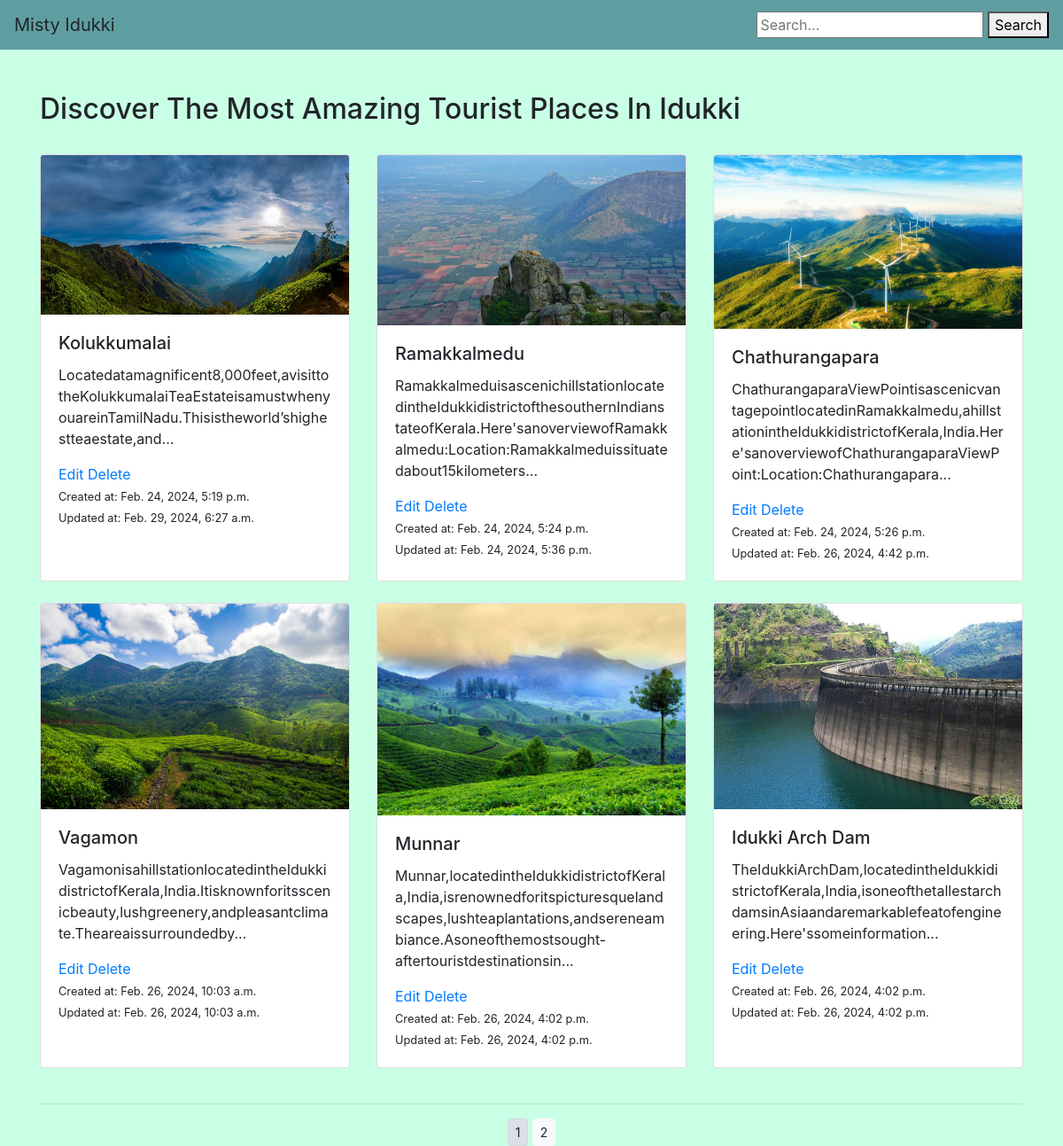
The page / on the database its author committed.
### blogapp/models.py (models this page shows, shortened)
class Product(models.Model):
    name = models.CharField(max_length=250,unique=True)
    desc = models.TextField(blank=True)
    img = models.ImageField(upload_to='gallery')
    created_at = models.DateTimeField(auto_now_add=True)
    updated_at = models.DateTimeField(auto_now=True)
    def short_description(self):
        words = self.desc.split()
        if len(words) > 50:
            return ''.join(words[:30]) + '...'
        else:
            return self.desc

### blogapp/views.py (the view)
# urls.py: path('', views.product_list, name='product_list'),
def product_list(request):
    products = Product.objects.all()
    paginator = Paginator(products, 6)
    try:
        page = int(request.GET.get('page', '1'))
    except:
        page = 1
    try:
        products = paginator.page(page)
    except (EmptyPage, InvalidPage):
        products = paginator.page(paginator.num_pages)
    return render(request, 'index.html', {'products': products})

### templates/index.html (shortened to what this page needs)
{% extends 'base.html' %}
{% block content %}
    <div class="container mt-5">
        <h2>Discover The Most Amazing Tourist Places In Idukki</h2> <br>
        <div class="row">
            {% for product in products %}
                <div class="col-md-4 mb-4" >
                    <div class="card h-100">
                        <a href="{% url 'blogapp:product_detail' product.pk %}">
                            <img src="{{ product.img.url }}" alt="{{ product.created_name }}" class="card-img-top">
                        </a>
                        <div class="card-body">
                            <h5 class="card-title">{{ product.name }}</h5>
                            <p class="card-text">{{ product.short_description }}</p>
                            <a href="{% url 'blogapp:edit' product.pk %}">Edit</a>
                            <a href="{% url 'blogapp:delete' product.pk %}">Delete</a> <br>
                            <small class="card-text">Created at: {{ product.created_at }}</small> <br>
                            <small class="card-text">Updated at: {{ product.updated_at }}</small>
                        </div>
                    </div>
                </div>
            {% endfor %}
        </div>
 <div class="mx-auto">
      {% if products.paginator.num_pages > 1 %}
      <hr>
      <div class="text-center">
          {% for pg in products.paginator.page_range %}
          <a href="?page={{pg}}" class="btn btn-light btn-sm {% if products.number == pg %} active {% endif %}">{{pg}}</a>
      {% endfor %}
      </div>
    {% endif %}
  </div>
    </div>
{% endblock %}

### templates/base.html (shortened to what this page needs)
{% load static %}
<!DOCTYPE html>
<html lang="en">
<head>
    <link rel="stylesheet" href="{% static 'css/custom.css' %}">
    <link rel="stylesheet" href="{% static 'css/bootstrap.min.css' %}" >
     <link rel="stylesheet" href="{% static 'style.css' %}">
</head>
<body>
<div>
{%  include 'nav.html' %}
{%  block content %}
{% endblock %}
    </div>
</body>
</html>

### templates/nav.html
        <nav class="navbar navbar-light" style="background-color: #5f9ea0 ;">
            <a class="navbar-brand">Misty Idukki</a>
               <form action="{% url 'search_app:SearchResult' %}" method="get">
                    <input type="text" name="q" placeholder="Search...">
                    <button type="submit">Search</button>
                </form>
        </nav>

### static/style.css (style rules this page uses)
body { background-color: #c9ffe5; }

### rows shown on the page
Product: img (picture), name "Kolukkumalai", short_description "Locatedatamagnificent8,000feet,avisittotheKolukkumalaiTeaEstateisamustwhenyouareinTamilNadu.Thisistheworld’shighestteaestate,and...", created_at "Feb. 24, 2024, 5:19 p.m.", updated_at "Feb. 29, 2024, 6:27 a.m."
Product: img (picture), name "Ramakkalmedu", short_description "RamakkalmeduisascenichillstationlocatedintheIdukkidistrictofthesouthernIndianstateofKerala.Here'sanoverviewofRamakkalmedu:Location:Ramakkalmeduissituatedabout15kilometers...", created_at "Feb. 24, 2024, 5:24 p.m.", updated_at "Feb. 24, 2024, 5:36 p.m."
Product: img (picture), name "Chathurangapara", short_description "ChathurangaparaViewPointisascenicvantagepointlocatedinRamakkalmedu,ahillstationintheIdukkidistrictofKerala,India.Here'sanoverviewofChathurangaparaViewPoint:Location:Chathurangapara...", created_at "Feb. 24, 2024, 5:26 p.m.", updated_at "Feb. 26, 2024, 4:42 p.m."
Product: img (picture), name "Vagamon", short_description "VagamonisahillstationlocatedintheIdukkidistrictofKerala,India.Itisknownforitsscenicbeauty,lushgreenery,andpleasantclimate.Theareaissurroundedby...", created_at "Feb. 26, 2024, 10:03 a.m.", updated_at "Feb. 26, 2024, 10:03 a.m."
Product: img (picture), name "Munnar", short_description "Munnar,locatedintheIdukkidistrictofKerala,India,isrenownedforitspicturesquelandscapes,lushteaplantations,andsereneambiance.Asoneofthemostsought-aftertouristdestinationsin...", created_at "Feb. 26, 2024, 4:02 p.m.", updated_at "Feb. 26, 2024, 4:02 p.m."
Product: img (picture), name "Idukki Arch Dam", short_description "TheIdukkiArchDam,locatedintheIdukkidistrictofKerala,India,isoneofthetallestarchdamsinAsiaandaremarkablefeatofengineering.Here'ssomeinformation...", created_at "Feb. 26, 2024, 4:02 p.m.", updated_at "Feb. 26, 2024, 4:02 p.m."

### other values the page prints
{{ pg }} "1" "2"
